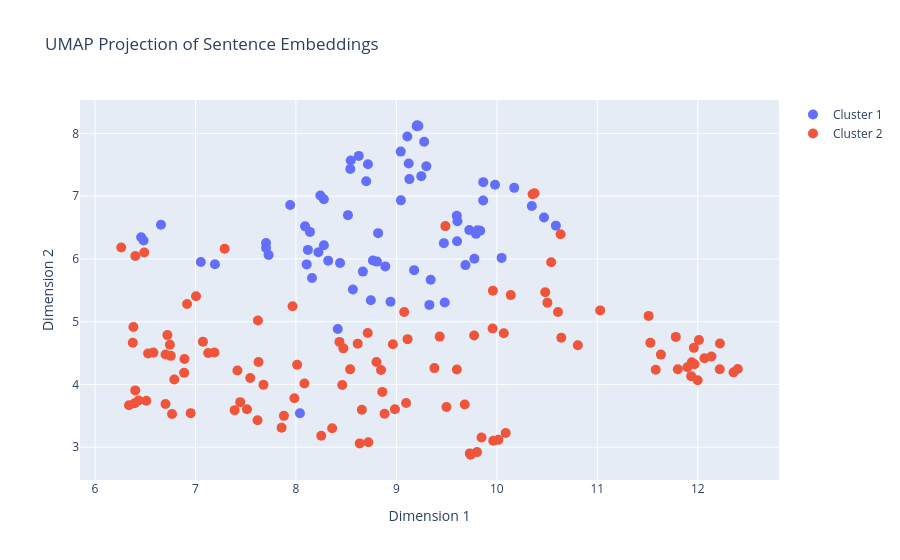

This figure's notebook cell:
### Code cell
file_path = 'sentences.txt'
word = 'ಮುತ್ತು'
sentences = get_sentences(file_path, word)
embeddings = embed_sentences(sentences)
visualize_embeddings_with_umap(embeddings, sentences, n_clusters=2)

### Figure 1 — Plotly figure (JSON) as saved in the notebook; plotly's stock layout.template omitted (floating-point values rounded to 4 significant figures)
{"data": [{"hoverinfo": "text", "marker": {"size": 10}, "mode": "markers", "name": "Cluster 1", "text": ["10 ಅಡಿ ಆಳದಲ್ಲಿ ಹೋಗುತ್ತಿದ್ದಂತೆ ಒಂದು ಮನುಷ್ಯ ಕೂಡ ಹೋಗಲು ಸಾಧ್ಯವಿಲ್ಲದಷ್ಟು ಚಿಕ್ಕದಾದ ಸ್ಥಳವಿದೆಯಂತೆ", "ಬಿರುಗಾಳಿಯಿಂದಾಗಿ ಕ್ರೇನ್ ಬಿದ್ದಾಗ ತಬಾರಕ್ ಅದರ ಅಡಿ ಸಿಲುಕಿ ಸ್ಥಳದಲ್ಲಿಯೇ ಮೃತಪಟ್ಟರು", "100 ಅಡಿ ಎತ್ತರದವರೆಗೂ ಈ ಯಂತ್ರವನ್ನು ಅಳವಡಿಸಬಹುದಾದರೂ ಸರಾಸರಿ ವೇಗದ ಗಾಳಿಗೆ 25 ಅಡಿ ಎತ್ತರದವರೆಗೆ ಅಳವಡಿಸಿದರೂ ಸಾಕು", "ನೂತನ ಒಳಾಂಗಣ ಕ್ರೀಡಾಂಗಣವು 100 ಅಡಿ ನಿವೇಶನದಲ್ಲಿ ನಿರ್ಮಾಣವಾಗಲಿದ್ದು ಪ್ರಮುಖ ವಾಗಿ ಶಟಲ್ ಬ್ಯಾಡ್ಮಿಂಟನ್ ಆಟಕ್ಕೆ ಮೂರರಿಂದ ನಾಲ್ಕು ಕೋರ್ಟ್ಗಳು ವಾಲಿಬಾಲ್ ಬ್ಯಾಸ್ಕೆಟ್ಬಾಲ್ ಮತ್ತು ಕುಸ್ತಿ ತರಬೇತಿಗಾಗಿ ಸೌಲಭ್ಯಗಳು ಸಿದ್ಧವಾಗಲಿವೆ", "ಅಡಿ ಎತ್ತರದವರೆಗಿನ ಮೂರ್ತಿಗಳನ್ನು ಮಣ್ಣಿನಿಂದ ಮಾಡಬಹುದು", "1000 ಅಡಿ ಎತ್ತರದಲ್ಲಿರುವ ಈ ಕೈಲಾಸಯಾತ್ರೆಯ ಭಾಗದಂತೆಯೇ ನಮಗೆ ಮಾನಸ ಸರೋವರ ಯಾತ್ರೆ ಕೂಡ ಇರುತ್ತದೆ", "ಪದ್ಮನಾಭ ಅವರ ಪ್ರಯತ್ನದ ಫಲವಾಗಿ ಕರ್ನಾಟಕ ಶಾಸ್ತ್ರೀಯ ಸಂಗೀತ ದಿಗ್ಗಜರನ್ನು ಆರಾಧಿಸುವ ಸಲುವಾಗಿ ಸಂಗೀತದ ಘಮಲನ್ನು ತನ್ನ ಮಣ್ಣಿನಲ್ಲಿ ಅಡಗಿಸಿಕೊಂಡ ಈ ಊರಿನಲ್ಲಿ ಸಪ್ತಸ್ವರ ದೇವತಾ ಧ್ಯಾನಮಂದಿರ ನಿರ್ಮಿಸಲಾಗಿದ್ದು ಇದು 64 ಅಡಿ ಎತ್ತರವಿದೆ", "ಗರಡಿಮನೆ ಸುರಕ್ಷತೆಗಾಗಿ 10 ಅಡಿ ಎತ್ತರದ 60 ಅಡಿ ಉದ್ದದ ಗೋಡೆಯನ್ನು ಶೇ 22", "80 ಅಡಿ", "ಕೋಟೆ ಬಳಿ ಸಾವಿರ ಅಡಿ ಎತ್ತರದಲ್ಲಿರುವ ಚಿಕ್ಕಮ್ಮ ಚಿಕ್ಕದೇವ ಬೆಟ್ಟದಲ್ಲಿ ಕೆಲವು ದೃಶ್ಯಗಳನ್ನು ಸೆರೆ ಹಿಡಿರುವುದು ಹೈಲೈಟ್ ಆಗಿದೆ", "ಗದಗಿನ ಭೀಷ್ಮ ಕೆರೆಯ ಮಧ್ಯದಲ್ಲಿ 116 ಅಡಿ ಎತ್ತರದಲ್ಲಿ ರಾರಾಜಿಸುತ್ತಿದೆ", "ನಾನು 7000 ಅಡಿ ಎತ್ತರದವರೆಗೆ ಹಾರಿಸಿದ್ದೇನೆ", "ಇಂದಿಗೂ ಸುಸ್ಥಿತಿ ಯಲ್ಲಿರುವ ಗೋಳಾಕಾರದ ದೊಡ್ಡಕಟ್ಟಡಗಳಲ್ಲಿ ಪಾಂಟಿಯನ್ ಸ್ವರ್ಣ ದೇವತೆಗಳು ಕಟ್ಟಡ ವೃತ್ತಾಕಾರವಾಗಿದ್ದ ಕೊರಿಂಥಿಯನ್ ಸ್ತಂಭ 20 ಅಡಿಗೂ ಹೆಚ್ಚು ದಪ್ಪವಾದ ಗೋಡೆ 140 ಅಡಿ ಎತ್ತರದ ಬೃಹತ್ ಗುಮ್ಮಟಗಳನ್ನು ಹೊಂದಿದೆ", "ನಾಲ್ಕು ಅಡಿ ಎತ್ತರದ ಮಹಾವೀರ ತೀರ್ಥಂಕರರ ಮೂರ್ತಿಯನ್ನು ಗರ್ಭಗುಡಿಯಲ್ಲಿ ಇಡಲಾಗಿದೆ", "ಅಲ್ಲದೆ ಪರಿಸರ ಸಂರಕ್ಷಣೆಗಾಗಿ ತಮಿಳುನಾಡಿಗೆ 10 ಟಿಎಂಸಿ ಅಡಿ ನೀರು ಹಂಚಿಕೆಯಾಗಿದೆ", "ಗುಡ್ ಲಕ್ ಎಂಬ ಸಂದೇಶ ಹೊಂದಿರುವ 9 ಅಡಿ ಎತ್ತರದ ಮರಳು ಶಿಲ್ಪ ನಿರ್ಮಿಸಿರುವ ಅವರು ವಿಶ್ವಕಪ್ ಟ್ರೋಫಿ ಮತ್ತು ಒಂದು ಚೆಂಡಿನೊಂದಿಗೆ ಕ್ರೀಡಾಂಗಣ ಸಹ ಅರಳಿಸಿದ್ದಾರೆ", "ಈ ಹಾದಿಯ ಕೊನೆಯಲ್ಲಿ ಶಿವ ಪಾರ್ವತಿಯರ 810 ಅಡಿ ಎತ್ತರದ ವಿಗ್ರಹ ರಚನೆಯಾಗುತ್ತಿತ್ತು", "1 ಎಕರೆ ಜಾಗದಲ್ಲಿ 108 ಅಡಿ ಎತ್ತರವಿದ್ದು ಮೆಟ್ಟಿಲು ಇಳಿಜಾರು ಮತ್ತು ಬೆಟ್ಟದ ರೀತಿಯ ವಿನ್ಯಾಸವನ್ನು ಒಳಗೊಂಡಿದೆ", "ತಳ ಭಾಗದ ಸ್ತಂಭದ ಕೆಳಗೆ ಸುಮಾರು 10/10 ಅಡಿ ಅಳತೆಯ ಚಚ್ಚೌಕಾಕಾರದ ಜಗತಿ ಇದ್ದು ಅದರ ಮೇಲೆ ಈ ಸ್ತಂಭ ನಿಂತಿದೆ", "200 ಅಡಿ ಎತ್ತರದಿಂದ ಧುಮುಕುತ್ತದೆ", "ಪಾಟೀಲ್ ಎಂಬುವರಿಗೆ ಸೇರಿದ ಜಾಗದಲ್ಲಿ ದುಷ್ಕರ್ಮಿಗಳು ಸುಮಾರು 8 ಅಡಿ ಅಗೆದಿದ್ದಾರೆ", "ಅಷ್ಟಕ್ಕೂ ಇದನ್ನು ಕುಸ್ತಿಯಲ್ಲಿ ರೋಹಿತ್ ಶರ್ಮಾ ಗೆದ್ದಿಲ್ಲ ಮುಂಬೈ ಇಂಡಿಯನ್ಸ್  … ಉತ್ತರಪ್ರದೇಶದ ಮುಖ್ಯಮಂತ್ರಿ ಯೋಗಿ ಆದಿತ್ಯನಾಥ್ ಅವರಿಗೆ ಗುಜರಾತ್ ನ ದಲಿತ ಸಂಘಟನೆಯೊಂದು 125 ಕೆಜಿ ತೂಕದ 16 ಅಡಿ ಉದ್ದದ ಬೃಹತ್ ಸಾಬೂನನ್ನು ಉಡುಗೊರೆಯಾಗಿ ನೀಡಿದೆ", "10 ಅಡಿ ಆಳದ ಮ್ಯಾನ್ ಹೋಲ್ ಗೆ ಬಿದ್ದ ಗಾಯಕಿಯ ರಕ್ಷಣೆ ಮುಂಬೈ ದೇವಸ್ಥಾನದಿಂದ ಹಿಂದಿರುಗುತ್ತಿದ್ದ ಸಂದರ್ಭದಲ್ಲಿ ಗಾಯಕಿಯೊಬ್ಬರು ಆಯತಪ್ಪಿ ಮ್ಯಾನ್ ಹೋಲ್ ಗೆ ಬಿದ್ದ ಘಟನೆ ನಡೆದಿದೆ", "ವಿಡಿಯೋ 15 ಅಡಿ ಉದ್ದದ ದೈತ್ಯ ಹೆಬ್ಬಾವು ನುಂಗಿದ್ದ ಹುಂಜವನ್ನ ಹೊರಗೆ ಉಗುಳಿಸಿದ್ರು", "ಕೆರೆ ಗ್ರಾಮದ ಬಸವೇಶ್ವರ ಬಡಾವಣೆಯಲ್ಲಿ ಬಾಬು ಜಗಜೀವನ್ರಾಂ ವಸತಿ ಯೋಜನೆ ಅಡಿ ನಿರ್ಮಿಸಿರುವ ಮಹಾಂತೇಶ್ ಜಿ", "9 ಟಿಎಂಸಿ ಅಡಿ ನೀರು ಹಿಡಿದಿಟ್ಟು ಐನಾಪುರ ಹಾಗೂ ಹಳಿಯಾಳ ಎಡದಂಡೆ ಕಾಲುವೆ ಮೂಲಕ ಜಮೀನಿಗೆ ಹರಿಸಲಾಗುತ್ತಿದೆ", "ಗೋಲಗುಮ್ಮಟವು 205 ಅಡಿ ಉದ್ದ 205 ಅಡಿ ಅಗಲ 200ಅಡಿ ಎತ್ತರವಿದೆ", "ಒಂದು ಅಡಿ ಆಳದಲ್ಲಿ ಜೀವಂತ ಗಂಡು ಮಗುವನ್ನು ಹೂತು ಹಾಕಲಾಗಿತ್ತು", "ಗದಗಿನ ಭೀಷ್ಮ ಕೆರೆಯ ಮಧ್ಯದಲ್ಲಿ 116 ಅಡಿ ಎತ್ತರದಲ್ಲಿ ರಾರಾಜಿಸುತ್ತಿದೆ", "ನೂರು ಅಡಿ ಎತ್ತರದ ಈ ರಾಷ್ಟ್ರಧ್ವಜವನ್ನು ನಿಲ್ದಾಣದ ಪ್ರವೇಶ ಮತ್ತು ನಿರ್ಗಮನ ದ್ವಾರದ ಸಮೀಪ ಸ್ಥಾಪಿಸಲಾಗುತ್ತದೆ", "ಕೆಎ19 ಎಫ್ ಎ 5676 ನೋಂದಣಿ ಸಂಖ್ಯೆಯ ಖಾಸಗಿ ಬಸ್ ಚಾಲಕನ ನಿಯಂತ್ರಣ ತಪ್ಪಿ 12 ಅಡಿ ಆಳದ ವಿ", "`10 ಅಡಿ ಎತ್ತರ ಹಾಗೂ ಐದಡಿ ಅಗಲದ ಹೂದಾನಿಯನ್ನು ತಯಾರಿಸಲಾಗುತ್ತಿದೆ", "ಲಷ್ಕರ್ಇತೋಯ್ಬಾ ಜೈಶೇಇಮೊಹಮ್ಮದ್ ಹಿಜ್ಬುಲ್ ಮುಜಾಹಿದ್ದೀನ್ ಸಂಘಟನೆಗಳು ಯುನೈಟೆಡ್ ಜಿಹಾದ್ ಕೌನ್ಸಿಲ್ ಅಡಿ ಜಂಟಿಯಾಗಿ ಕಾರ್ಯವಹಿಸುತ್ತಿದ್ದು ಭಾರತದ ವಿರುದ್ಧ ತೆರೆಮರೆಯ ಯುದ್ಧ ಸಾರುವುದೇ ಇವರ ಮುಖ್ಯ ಉದ್ದೇಶವಾಗಿತ್ತು ಎಂದು ಹೆಡ್ಲಿ ಹೇಳಿಕೊಂಡಿದ್ದಾನೆ", "ಸಮೇತ್ ವೇಗವಾಗಿ ಬಂದ ಕಾರೊಂದು ಎಂಟು ಅಡಿ ಎತ್ತರಕ್ಕೆ ಏರಿ ವಿದ್ಯುತ್ ಕಂಬಕ್ಕೆ ನೇತಾಡತೊಡಗಿತು", "ಇಲ್ಲಿಗೆ ಬಂದ್ರೆ ಜ್ಯೋತಿರ್ಲಿಂಗಗಳ ದರ್ಶನದ ಜೊತೆಗೆ 82 ಅಡಿ ಎತ್ತರವಿರುವ ಶಿವನ ಮೂರ್ತಿಯ ದರ್ಶನ ಪಡೀಬಹುದು", "9 ಅಡಿ ಎತ್ತರದ ಕಂಚಿನ ಪ್ರತಿಮೆ ಸಿದ್ಧಗೊಳಿಸಿದೆ", "110 ಅಡಿ ಆಳದ ಕೊಳವೆ ಬಾವಿಗೆ ಬಿದ್ದಿದ್ದ ಬಾಲಕಿಯ ರಕ್ಷಣೆ ಇದೀಗ ಶರತ್ ರಕ್ಷಣೆಯ ವಿಡಿಯೋ ಸಾಮಾಜಿಕ ಜಾಲತಾಣದಲ್ಲಿ ವೈರಲ್ ಆಗಿದ್ದು ಯುವಕ ಜೆಕ್ಲೆನ್ ಡಿಸೋಜಾ ರ ಸಾಹಸಕ್ಕೆ ಮೆಚ್ಚುಗೆ ವ್ಯಕ್ತವಾಗುತ್ತಿದೆ", "ಅನ್ಷು ಪ್ರಕಾಶ್ ಮೇಲೆ ಹಲ್ಲೆ ಕೇಸ್ ‘ಕೇಜ್ರಿವಾಲ್ ಸಿಸೋಡಿಯಾ ಕಿಂಗ್ಪಿನ್ಸ್’ 12 ಅಡಿ ಉದ್ದ 8 ಕೆ", "ಗದಗಿನ ಭೀಷ್ಮ ಕೆರೆಯ ಮಧ್ಯದಲ್ಲಿ 116 ಅಡಿ ಎತ್ತರದಲ್ಲಿ ರಾರಾಜಿಸುತ್ತಿದೆ", "25 ಅಡಿ ಉದ್ದದ ಹೆಬ್ಬಾವನ್ನು ಗ್ರಾಮಸ್ಥರೇ ಕೊಂದು ತಿಂದು ಸಂಭ್ರಮಿಸಿದರು  ಹೊಸಕೋಟೆ ನಗರದಲ್ಲಿ ಬುಧವಾರ ಸುರಿದ ಭಾರಿ ಮಳೆಗೆ ಜನತೆ ಹೈರಾಣಾಗಿದ್ದಾರೆ", "ಬರೋಬ್ಬರಿ 12 ಅಡಿ ಉದ್ದದ ಅಗಲ ಬಾಯಿ ಹೊಂದಿರುವ ಅಪರೂಪದ  … ಕಾಲೇಜು ವಿದ್ಯಾರ್ಥಿನಿಯೊಬ್ಬಳು ಮನೆಯಲ್ಲಿದ್ದ ವೇಳೆ ಮೊಸಳೆಯೊಂದು ಮನೆ ಪ್ರವೇಶಿಸುತ್ತಿರುವುದನ್ನು ಕಂಡು ಬೆಚ್ಚಿ ಬಿದ್ದಿದ್ದಾಳೆ", "[100 ಅಡಿ ಎತ್ತರದ ವೇದಿಕೆಯಲ್ಲಿ ಡ್ಯಾನ್ಸ್ ಡ್ಯಾನ್ಸ್ ಶೋ] ಇದೀಗ ಕಿರುತೆರೆ ಕ್ಷೇತ್ರದಲ್ಲಿಯೇ ಮೊಟ್ಟ ಮೊದಲ ಬಾರಿಗೆ ವೇಗವಾಗಿ ಚಲಿಸುವ ಟ್ರೇಲರ್ ಟ್ರಕ್ ಮೇಲೆ ಡ್ಯಾನ್ಸ್ ಮಾಡುವ ಮೂಲಕ ಮತ್ತೊಂದು ದಾಖಲೆಯನ್ನು ನಿರ್ಮಿಸಿದ್ದಾರೆ", "ಧರ್ಮ ಚಕ್ರ ಕೇಂದ್ರ ಎಂದು ಹೆಸರಾದ ಈ ಮಠ ಸಮುದ್ರ ಮಟ್ಟದಿಂದ 5800 ಅಡಿ ಎತ್ತರದಲ್ಲಿದೆ", "ಮೈಸೂರು ಶಕ್ತಿ ನಗರ ಬಡಾವಣೆಯ ಅಧ್ಯಯನ ಶಾಲೆಯಲ್ಲಿಯೂ 120 ಅಡಿ ಉದ್ದ ಮತ್ತು 60 ಅಡಿ ಅಗಲದ ಹಸಿರು ಚಪ್ಪರವಿದೆ", "ಸಂಪಾಜೆಯಲ್ಲಿ 14 ಅಡಿ ಉದ್ದದ ಕಾಳಿಂಗ ಸರ್ಪ ಸೆರೆ", "೧೭೫ ಅಡಿ ಎತ್ತರದ ಜೋಡಿ ಗೋಪುರಗಳಿಂದ ಕೂಡಿದ ಈ ಚರ್ಚ್ನ್ನು ಫ್ರೆಂಚ್ವಾಸ್ತುಶಿಲ್ಪಿಗಳು ಗಾಥಿಕ್ಶೈಲಿಯಲ್ಲಿ ವಿನ್ಯಾಸಗೊಳಿಸಿದ್ದಾರೆ", "ಟಾಮ್ ಏರ್ಬಸ್ 330200 ಉಳಿಯುವುದು ಸಮಸ್ಯೆಯನ್ನು ಅಪ್ ತೆರವುಗೊಳಿಸಲಾಗಿದೆ ಡೌನ್ಲೋಡ್  ಕೊಪ್ಪ ತಾಲೂಕಿನ ಮಹಲ್ ಗೋಡು ಗ್ರಾಮದ ಕೆರೆಯ ದಡದಲ್ಲಿದ್ದ ಸುಮಾರು 10 ಅಡಿ ಕಾಳಿಂಗನನ್ನ ರಕ್ಷಿಸಿರೋ ಉರಗ ತಜ್ಞ ಹರೀಂದ್ರ ಕಾಳಿಂಗ ಹಾವನ್ನ ಪುನಃ ಕಾಡಿಗೆ ಬಿಟ್ಟಿದ್ದಾರೆ", "ಇಲ್ಲಿ ಜಲಪಾತವು ಕೇವಲ 15 ಅಡಿ ಎತ್ತರದಿಂದ ಹರಿಯುತ್ತದೆ ಮಳೆಗೆ ಉತ್ತಮ ಸ್ಥಳವಾಗಿದೆ", "ನೆಲಮಟ್ಟದಿಂದ 106 ಅಡಿ ಎತ್ತರದಲ್ಲಿ ಈ ತೂಬುಗಳನ್ನು ಅಳವಡಿಸಲಾಗಿದೆ", "ಇದು ಆಕರ್ಷಕ ಸಂಕಲ್ಪ ಸ್ತೂಪ ಉದ್ದ 26 ಅಡಿ ಮತ್ತು ವ್ಯಾಸದಲ್ಲಿ 30 ಅಡಿ ಹೊಂದಿದೆ", "ನಾಥು ಲಾ 14200 ಅಡಿ ಎತ್ತರದಲ್ಲಿದೆ ಮತ್ತು ಟಿಬೆಟ್ಸಿಕ್ಕಿಂ ಗಡಿಯ ಮೇಲೆ ಒಂದು ಪ್ರಮುಖ ಹಾದಿಯಾಗಿದ್ದು ಇದು ಹಳೆಯ ಗ್ಯಾಂಗ್ಟಾಕ್ಯಾತುಂಗ್ಲಾಸಾ ವಾಣಿಜ್ಯ ಮಾರ್ಗದಲ್ಲಿ ಹಾದುಹೋಗುತ್ತದೆ", "ಇದರ ಉದ್ದ ಸುಮಾರು 30 ಅಡಿ 9", "ಸುಮಾರು 19 ಅಡಿ ಉದ್ದವಿದೆ", "80 ಅಡಿ ಇರುವ ಕೆಆರ್ಎಸ್ ಶನಿವಾರ 99", "ಅತಿಥಿ ಗೃಹ ಮತ್ತು ವಸತಿ ಕಟ್ಟಡದ ಒಂದು ಮಹಡಿಯಲ್ಲಿ 10 ಅಡಿ ಉದ್ದ 10 ಅಡಿ ಅಗಲದ 25 ಮರದ ಕ್ಯಾಬಿನ್ಗಳನ್ನು ನಿರ್ಮಿಸಿ ಅಲ್ಲಿ ವ್ಯವಸ್ಥಿತವಾಗಿ ವೇಶ್ಯಾವಾಟಿಕೆ ನಡೆಯುತ್ತಿತ್ತು", "2003ನೇ ಸಾಲಿನಲ್ಲಿ ಟ್ರಿನಿಡಾಡ್ ದೇಶದಲ್ಲಿ ಪ್ರತಿಷ್ಠಾಪಿಸಲಾದ 85 ಅಡಿ ಎತ್ತರದ ಆಂಜನೇಯಸ್ವಾಮಿ ವಿಗ್ರಹ ಪಾಶ್ಚಿಮಾತ್ಯ ದೇಶಗಳಲ್ಲೇ ಅತಿ ಎತ್ತರದ ಹಿಂದೂ ದೇವತಾಮೂರ್ತಿಯಾಗಿತ್ತು", "ಇದು ಬಾಹುಬಲಿಯು ಸುಮಾರು 39 ಅಡಿ ಎತ್ತರದಲ್ಲಿರುವ ವಿಗ್ರಹವಾಗಿದೆ", "ಬೀದರ್ ಗೆ 7 ಪ್ರವೇಶ ಕಮಾನುಗಳಿದ್ದು ದ್ವಾರದಲ್ಲಿ ಸುಮಾರು 71 ಅಡಿ ಎತ್ತರದ ನಿರೀಕ್ಷಣಾ ಗೋಪುರಚೌಬಾರಾ ನಿರ್ಮಿಸಲಾಗಿದೆ", "ಸರ್ ಅಂತ 12 ಅಡಿ ಜಾರಿ ನನ್ನ ಅಡಿಗಳು ಆ ದಿಂಡಿಗೆ ಹೊಡೆದವು", "ಪ್ರವಾಸಿಗರು ಅದರ ಮೇಲೆ ಓಡಾಡಲು ಕಾಂಕ್ರೀಟ್ ರಸ್ತೆಯಿದ್ದು ಫುಟ್ಪಾತ್ ಮಾದರಿಯಲ್ಲಿ ಕೆಳಗೆ ಸುಮಾರು 10 ರಿಂದ 12 ಅಡಿ ಆಳದ ನೀರು ರಭಸದಿಂದ ಹರಿಯುತ್ತಿರುತ್ತದೆ", "ಈ ಗೋಪುರದ ಎತ್ತರ 1000 ಅಡಿ", "ಸ್ಥಳೀಯ ಜಮೀನು ಮಾಲೀಕರು ದೇವಾಲಯಕ್ಕಾಗಿ ನೀಡಿದ್ದ ರಸ್ತೆ ಪಕ್ಕದ 10 ಸಾವಿರ ಅಡಿ ಜಾಗದೊಂದಿಗೆ ರಸ್ತೆಯೂ ನಮ್ಮದೇ ಎಂದು ಅದನ್ನೂ ಒತ್ತುವರಿ ಮಾಡಿಕೊಂಡು ಕೋರ್ಟ್ ಮೆಟ್ಟಿಲೇರಿದ್ದರು", "ನವದೆಹಲಿ ಮೀರತ್ನಲ್ಲಿರುವ ಪ್ರಧಾನಿ ನರೇಂದ್ರ ಮೋದಿ ಅವರ ಅಭಿಮಾನಿಗಳು ಮೋದಿ ಹೆಸರಿನಲ್ಲಿ 100 ಅಡಿ", "ಈ ಚಿತ್ರ ಕೇವಲ ನಮ್ಮ ಬಳಿ ಇದೆ ಈ ಸುದ್ದಿಯನ್ನು ನಾವೇ ಮೊದಲು ಬ್ರೇಕ್ ಮಾಡಿದ್ದು ನಮ್ಮ ವರದಿಗಾರರು ಕೆಲವೇ ಅಡಿ ದೂರದಲ್ಲಿದ್ದು ವರದಿ ಮಾಡಿದರು ಒಂದು ಗುಂಡು ನಮ್ಮ ಕ್ಯಾಮೆರಾ ಕ್ರೂ ಸಮೀಪವೇ ಹಾದಿ ಹೋಯಿತು", "1633 ಅಡಿ ಗರಿಷ್ಠ ಮಟ್ಟದ ತುಂಗಭದ್ರಾ ಜಲಾಶಯದಲ್ಲಿ ಈ ಹೊತ್ತು 1631", "ಶ್ರೀ ವೀರಭದ್ರ ಮಠ ಈ ಮಠವು ಘಂಟಾಮಠದ ಹಿಂಭಾಗದಲ್ಲಿ ಸುಮಾರು 100 ಅಡಿ ದೂರದಲ್ಲಿ ಇರುವುದು", "ಯಾರು ಹೇಳಿದರೂ ಕೇಳದೇ ಬರೋಬ್ಬರಿ 10 ಅಡಿ ಉದ್ದದ ಕಾಳಿಂಗ ಸರ್ಪದ ಜೊತೆಗೆ ಊಟ ನಿದ್ದೆ ಆಟ ಟಿ", "ಗದಗಿನ ಭೀಷ್ಮ ಕೆರೆಯ ಮಧ್ಯದಲ್ಲಿ 116 ಅಡಿ ಎತ್ತರದಲ್ಲಿ ರಾರಾಜಿಸುತ್ತಿದೆ", "ದೇವಾಲಯದ ಶಿಖರ ೧೫೦ ಅಡಿ ಎತ್ತರವಿದೆ"], "type": "scatter", "x": [8.119, 9.341, 6.657, 9.202, 7.943, 9.122, 8.243, 7.728, 8.942, 9.248, 9.604, 9.481, 9.982, 8.278, 8.107, 8.091, 8.541, 9.13, 8.699, 10.35, 8.567, 9.608, 8.321, 10.59, 9.792, 8.416, 10.17, 8.439, 9.601, 9.207, 8.89, 8.224, 9.776, 8.745, 8.625, 8.14, 9.688, 8.666, 9.725, 6.46, 8.807, 9.109, 8.546, 10.05, 8.518, 9.864, 9.177, 10.47, 9.473, 7.053, 9.045, 7.194, 7.703, 9.328, 6.483, 8.717, 7.702, 9.298, 8.766, 8.818, 9.043, 8.278, 9.219, 8.04, 9.834, 9.276, 8.16, 9.807, 9.865], "y": [6.144, 5.669, 6.546, 8.115, 6.858, 7.521, 7.01, 6.063, 5.319, 7.319, 6.28, 5.307, 7.183, 6.95, 5.913, 6.519, 7.433, 7.272, 7.237, 6.842, 5.512, 6.599, 5.973, 6.53, 6.399, 4.884, 7.132, 5.936, 6.687, 8.13, 5.881, 6.105, 6.002, 5.341, 7.642, 6.431, 5.902, 5.798, 6.459, 6.345, 5.957, 7.952, 7.569, 6.016, 6.697, 6.932, 5.821, 6.661, 6.252, 5.951, 6.933, 5.915, 6.174, 5.268, 6.294, 7.51, 6.255, 7.476, 5.976, 6.411, 7.71, 6.218, 8.119, 3.542, 6.449, 7.868, 5.697, 6.455, 7.224]}, {"hoverinfo": "text", "marker": {"size": 10}, "mode": "markers", "name": "Cluster 2", "text": ["66000 ಚದರ ಅಡಿಗಳ ವಿಸ್ತೀರ್ಣದಲ್ಲಿ ಹರಡಿಕೊಂಡಿರುವ ಇವರ 60 ಅಡಿಯ ಒಂದು ಈಜುಕೊಳ 2500 ಚದರ ಅಡಿ ವ್ಯಾಯಾಮ ಕೊಠಡಿ ಮತ್ತು 1000 ಚದರ ಅಡಿಗಳ ಊಟದ ಕೊಠಡಿಗಳನ್ನು ಒಳಗೊಂಡಿದೆ", "1986ರ ಪರಿಸರ ಸಂರಕ್ಷಣಾ ಕಾಯ್ದೆ ಅಡಿ ಗುಜರಾತ್ ಮಹಾರಾಷ್ಟ್ರ ಗೋವಾ ಕರ್ನಾಟಕ ಕೇರಳ ಮತ್ತು ತಮಿಳುನಾಡು ಸರ್ಕಾರಗಳ ಸಹಯೋಗದಲ್ಲಿ ಈ ಪ್ರಾಧಿಕಾರ ಸ್ಥಾಪಿಸಬೇಕಿದ್ದು ಅದರಲ್ಲಿ 24 ಸದಸ್ಯರು ಇರುತ್ತಾರೆ", "ಕಾವೇರಿ ಜಲವಿವಾದ ಕುರಿತಂತೆ ಕಳೆದ ಫೆಬ್ರುವರಿ 16ರಂದು ಅಂತಿಮ ತೀರ್ಪು ನೀಡಿದ್ದ ಸುಪ್ರೀಂ ಕೋರ್ಟ್ ಅಂತರರಾಜ್ಯ ಜಲ ವಿವಾದ ಕಾಯ್ದೆ– 1956ರ 1980ರ ತಿದ್ದುಪಡಿ ಸೆಕ್ಷನ್ 6‘ಎ’ ಅಡಿ ಆರು ವಾರದೊಳಗೆ ಸ್ಕೀಂ ರೂಪಿಸುವಂತೆ ಕೇಂದ್ರ ಸರ್ಕಾರಕ್ಕೆ ನಿರ್ದೇಶನ ನೀಡಿತ್ತು", "ಈ ಬಡಪಾಯಿ ದೇಶವಾಸಿಗಳ ತ್ಯಾಗ ಬಲಿದಾನಗಳು ಭವ್ಯ ಭಾರತದ ಅಭಿವೃದ್ಧಿ ಅಧ್ಯಾಯಗಳ ಅಡಿ ಟಿಪ್ಪಣಿಗಳೂ ಆಗಿ ನಮೂದಾಗುವುದಿಲ್ಲ", "ಆಯಾ ವಿಶ್ವವಿದ್ಯಾಲಯಗಳ ಅಡಿ ಬರುವ ಕಾಲೇಜುಗಳಿಗೆ ಅದನ್ನು ಹಸ್ತಾಂತರಿಸಲಾಗುತ್ತದೆ", "೫ ಚದರ ಮೈಲಿ ಎತ್ತರ [೧] ೩೬ ಅಡಿ ೧೧ ಮೀ ೯೪೨೫/ಚದರ ಮೈಲಿ ೩೬೩೯/ಚದರ ಕಿಮಿ ನಗರ ಪ್ರದೇಶ ದೂರವಾಣಿ ಕೋಡ್ ಅಂತರ್ಜಾಲ ತಾಣ", "ದಕ್ಷಿಣ ಕನ್ನಡ ಜಿಲ್ಲೆ ಮೂಡಬಿದ್ರೆ ವಿಧಾನಸಭಾ ಕ್ಷೇತ್ರದ ವ್ಯಾಪ್ತಿಯಲ್ಲಿ 201415ನೇ ಸಾಲಿನಲ್ಲಿ ಕೈಗೊಂಡು ಪೂರ್ಣಗೊಂಡ ಗ್ರಾಮೀಣ ರಸ್ತೆಗಳ ಅಭಿವೃದ್ಧಿ ಕಾಮಗಾರಿಗಳ ಬಿಲ್ ಪಾವತಿಗೆ ಲೆಕ್ಕ ಶೀರ್ಷಿಕೆ  3054ಯೋಜನೇತರ ಅಡಿ ರೂ", "ಪಿ ಯೋಜನೆ ಅಡಿ ₹ 47", "ಸ್ವಚ್ಛ ಭಾರತ ಮಿಷನ್ ಅಡಿ ಒಟ್ಟು 55 ಸಾವಿರ ವೈಯಕ್ತಿಕ ಶೌಚಾಲಯ ನಿರ್ಮಾಣದ ಗುರಿ ಹೊಂದಲಾಗಿದೆ", "ಕಡೆ 30–40 ಅಡಿ ಅಗಲಕ್ಕೆ ರಸ್ತೆ ವಿಸ್ತರಣೆ ಆಗುತ್ತಿದ್ದರೆ ಇನ್ನೂ ಕೆಲವು ಕಡೆ 15–20 ಅಡಿಗೆ ಇಳಿದಿದೆ ಹೊರವರ್ತುಲ ರಸ್ತೆ ನಿರ್ಮಾಣದ ನೆಪವೊಡ್ಡಿ ನಗರದ ಒಳಗೆ ಭೂಸ್ವಾಧೀನ ಪ್ರಕ್ರಿಯೆಯನ್ನು ಕೈಬಿಡಲಾಗಿದೆ’ ಎಂದು ಸ್ಥಳೀಯರಾದ ರವಿಶಂಕರ್ ಆರೋಪಿಸುತ್ತಾರೆ", "3 ಅಡಿ", "ಆರ್ಕೇಡ್ ಬೇಸ್ಬಾಲ್ ಜೊತೆಗೆ ಸಹ ಪಂದ್ಯದಲ್ಲಿ ಆಡಿದರು  ಮಿಲನದಲ್ಲಿದ್ದ 20 ಅಡಿ ಉದ್ದದ ಹೆಬ್ಬಾವುಗಳನ್ನು ಫ್ರೈ ಬಿರಿಯಾನಿ ಮಾಡಿಊರಿಗೆಲ್ಲಾ ಹಂಚಿ ತಿಂದು ಹಬ್ಬ ಮಾಡಿದ್ರು", "ಎರಡೂವರೆ ಅಡಿ ಎತ್ತರದ ಸಿದ್ದಮಾರಯ್ಯ ಕೂಡ ನಾಮಪತ್ರ ಸಲ್ಲಿಸಿ ಎಲ್ಲರ ಗಮನ ಸೆಳೆದರು", "ಸ್ವಚ್ಛಭಾರತ ಮಿಷನ್ ಅಡಿ ಪ್ರಗತಿಯನ್ನು ಸಾಧಿಸದೇ ಇರುವ ಜಿಲ್ಲೆಯ 213 ಗ್ರಾಮ ಪಂಚಾಯತ ಅಭಿವೃದ್ಧಿ ಅಧಿಕಾರಿಗಳಿಗೆ ನೋಟಿಸ್ ನೀಡಲಾಗಿತ್ತು ನಂತರದ ದಿನಗಳಲ್ಲಿ ಬಹುತೇಕ ಗ್ರಾಮಗಳಲ್ಲಿ ಪ್ರಗತಿ ಚೆನ್ನಾಗಿ ನಡೆದಿದೆ", "ಮುಖ್ಯ ಮಂತ್ರಿ ಗ್ರಾಮೀಣ ರಸ್ತೆ ಅಭಿವೃದ್ಧಿ ಯೋಜನೆ ಲೆಕ್ಕ ಶೀರ್ಷಿಕೆ3054ಲಂಪ್ ಸಮ್ ಯೋಜನೆ ಮತ್ತು 3053ಯೋಜನೇತರ ಅಡಿ ಅಭಿವೃದ್ಧಿ ಕಾಮಗಾರಿಗಳಿಗೆ ಆಡಳಿತಾತ್ಮಕ ಅನುಮೋದನೆ ನೀಡುವ ಕುರಿತು", "ಕಾನೂನು ಪ್ರಕಾರ ನಿಷಿದ್ಧ ಭಾರತೀಯ ವನ್ಯ ಜೀವಿ ಸಂರಕ್ಷಣಾ ಕಾಯ್ದೆ ೧೯೭೨ರ ಅಡಿ ಬೇಟೆ ಸಂಪೂರ್ಣ ನಿಷಿದ್ಧ", "ತುಂಗಭದ್ರಾ ಜಲಾಶಯಕ್ಕೆ ಒಂದೇ ದಿನ 3 ಟಿಎಂಸಿ ಅಡಿ ಬೆಂಗಳೂರು ಜೂನ್ 15 ಗೌರಿ ಲಂಕೇಶ್ ಹತ್ಯೆ ಆರೋಪಿ ಪರಶುರಾಮ್ ವಾಘ್ಮೋರೆ ತಾನೇ ಕೊಲೆ ಮಾಡಿದ್ದಾಗಿ ಒಪ್ಪಿಕೊಂಡಿದ್ದಾನೆ ಎಂದು ಎಸ್ಐಟಿ ಹೇಳಿದೆ", "ಮುಖ್ಯಮಂತ್ರಿಗಳ ವಿರುದ್ಧ ವೈಯಕ್ತಿಕ ನಿಂದನೆ ಮಾಡುವ ಜೊತೆಗೆ ಧರ್ಮದ ಪ್ರಸ್ತಾವ ಮಾಡಿ ಮತ ಯಾಚನೆ ಮಾಡಿದ್ದಾರೆ ಹಾಗಾಗಿ ಅವರ ಮೇಲೆ ಕೂಡಲೇ ಚುನಾವಣಾ ನೀತಿ ಸಂಹಿತೆ ಉಲ್ಲಂಘನೆ ಅಡಿ ಎಫ್ಐಆರ್ ದಾಖಲಿಸಬೇಕು ಎಂದು ದೂರಿನಲ್ಲಿ ಮನವಿ ಮಾಡಲಾಗಿದೆ", "ಈ ಪ್ರಮಾಣದಂತೆ ಮುಂದಿನ ನಾಲ್ಕು ತಿಂಗಳಿಗಾಗಿ 6 ರಿಂದ 8 ಟಿಎಂಸಿ ಅಡಿ ನೀರು ಬೇಕಾಗುತ್ತದೆ ಎಂದು ಹೇಳಲಾಗಿದೆ", "ಒಂದು ಗುರುತಿಸಬಹುದಾದಂತಹ ಕೇಮನ್ ಬ್ರಕ್ನ ಪೂರ್ವದ ದಿ ಬ್ಲಫ್ ಅನ್ನು ಹೊರತುಪಡಿಸಿ ಇದು ಸಮುದ್ರ ಮಟ್ಟದಿಂದ 140 ಅಡಿ 42", "ಬೆಳಗಾವಿಯಲ್ಲಿ ಭಾರೀ ಮಳೆ ಧರೆಗುರಳಿದ ಮರ ವಿದ್ಯುತ್ ಕಂಬಗಳು ಹದ್ದು ರಕ್ಷಿಸಲು ಹೋಗಿ 25 ಅಡಿ ಎತ್ತರದಿಂದ ಬಿದ್ದು ಯುವಕ ಅಸ್ವಸ್ಥ", "ಈ ವಿಭಾಗದಿಂದ ಇನ್ನಷ್ಟು ನಗರದಲ್ಲಿ ಗಾಳಿ–ಮಳೆ ನೆಲಕ್ಕುರುಳಿದ ಮರಗಳು ಆರ್ಟಿಇ ಅಡಿ ತಕ್ಷಣ ದಾಖಲಾತಿ ಮಾಡಿಕೊಂಡು ಶಾಲೆಗಳು ಆನ್ಲೈನ್ನಲ್ಲಿ ಮಾಹಿತಿಯನ್ನು ಅಪ್ಡೇಟ್ ಮಾಡಬೇಕು", "107 ಅಡಿ ಎತ್ತರ ಕೊಡಗು ಜಿಲ್ಲೆಯಲ್ಲಿ ಬರುವ ಅಬ್ಬಿ ಜಲಪಾತ 500 ಮೀ", "40 ಅಡಿ ಆಳದಲ್ಲಿ ಸಿಲುಕಿಕೊಂಡಿದ್ದ ಬಾಲಕಿಯನ್ನು ಇಂದು ಸಂಜೆ ಸುರಕ್ಷಿತವಾಗಿ ರಕ್ಷಿಸಲಾಗಿದೆ", "ಆಗ ಮನೆಯ ಸಮೀಪವಿರುವ ನೀರಿನ ತೊಟ್ಟಿಯಲ್ಲಿ ಯಾವುದೋ ಒಂದು ಆಟಿಕೆ ವಸ್ತುವನ್ನು ನೋಡಿ ಅದನ್ನು ತೆಗೆದುಕೊಳ್ಳಲು ಹೋಗಿ ಸುಮಾರು 3 ಅಡಿ ಆಳವಿರುವ ತೊಟ್ಟಿಗೆ ಕಾಲು ಜಾರಿ ಬಿದ್ದು ಮೃತಪಟ್ಟಿದೆ", "೩ ಚದರ ಮೈಲಿ ಎತ್ತರ ೧೪೭ ಮೀ ೪೮೨ ಅಡಿ ೭೪೨", "ಈ ವಿಭಾಗದಿಂದ ಇನ್ನಷ್ಟು ಐಪಿಸಿ ‘354ಡಿ’ ಅಡಿ ದಾಖಲಾದ ಪ್ರಕರಣಗಳ ಜಿಲ್ಲಾವಾರು ವಿವರ ಬೆಳಗಿನ ಹೊತ್ತು ಸೂರ್ಯನ ಬೆಳಕಿರುತ್ತದೆ", "ಉಪಯೋಜನೆ ಮತ್ತು ಗಿರಿಜನ ಉಪಯೋಜನೆ ಅಡಿ ಸಾರಿಗೆ ಇಲಾಖೆಯಿಂದ ಶೇ 75 ರಷ್ಟು ಆರ್ಥಿಕ ಸಹಾಯ ಧನ ನೀಡಿ ಪ", "ಹಿಂದಿರುವ ಮಂಜೂಷ  ದೊಳಗೆ ಸುಮಾರು ಎರಡೂವರೆ ಅಡಿ ಉದ್ದದ ಸೇರಿನಾಕಾರದ ಐದಾರು ಹಿತ್ತಾಳೆ ಕೊಳವೆಗಳನ್ನು ಇಡಲಾಗಿದೆ", "೦4 ಟಿಎಂಸಿ ಅಡಿ ನೀರು ಕೇಳಿದ್ದೆವು", "* ಪ್ರತ್ಯೇಕ ಧರ್ಮಕ್ಕೆ ಒಳಗಾಗುವವರಿಗೆ ಧಾರ್ಮಿಕ ಅಲ್ಪಸಂಖ್ಯಾತ ಸ್ಥಾನಮಾನ * ಕರ್ನಾಟಕ ಅಲ್ಪಸಂಖ್ಯಾತ ಕಾಯ್ದೆಯ ಸೆಕ್ಷನ್ 2ಡಿ ಅಡಿ ಶಿಫಾರಸು * ಕೇಂದ್ರದ ಅಲ್ಪಸಂಖ್ಯಾತ ಆಯೋಗದ 2 ಸಿ ಕಾಯ್ದೆ ಅನ್ವಯ ಅಲ್ಪಸಂಖ್ಯಾತರ ಸ್ಥಾನಮಾನ ಯಾರಿಗೆ", "2008ರಲ್ಲಿ ಜಾರಿಗೊಂಡ ‘ಛತ್ರಪತಿ ಶಿವಾಜಿ ಮಹಾರಾಜ್ ಸನ್ಮಾನ್ ಯೋಜನೆ’ ಅಡಿ ಈ ರೈತರ ಸಾಲವನ್ನು ಮನ್ನಾ ಮಾಡಲಾಗುವುದು ಎಂದರು", "ವಿಮಾನವನ್ನು ತಾವೇ ಉಡಾವಣೆ ಮಾಡಿದರಾದರೂ 50 ಅಡಿ ಏರಿದ ಮೇಲೆ ಅದು ಅಪಘಾತಕ್ಕೆ ಈಡಾಯಿತು", "ಈಗ ಅದು ಸಮುದ್ರದಿಂದ 3000 ಅಡಿ ಎತ್ತರದಲ್ಲಿ ಪಶ್ಚಿಮಘಟ್ಟದ ಗುಡ್ಡ ಏರಿ ನಿಂತು ಬಾವಿ ಕೊರೆಯುವ ಕೆಲಸದಲ್ಲಿ ಮಗ್ನವಾಗಿದೆ", "ಈ ಬಂಕರ್ 5000 ಚದರ ಅಡಿ ವಿಸ್ತೀರ್ಣ ಹೊಂದಿದ್ದು ಶೆಲ್ ಸ್ಟೋರ್ ಗಲ್ ಶೆಲ್ ಕ್ಯಾಟ್ರಿಡ್ಜ್ ಸ್ಟೋರ್ ಶೆಲ್ ಲಿಫ್ಟ್ ಪಂಪ್ ವರ್ಕ್ಶಾಪ್ ಎಂಬ ಫಲಕಗಳ ಕೊಠಡಿಗಳಿವೆ", "ರಂಗಮಂದಿರದ ಎದುರಿನ ಕಾರಂಜಿ ಇರುವ ಸ್ಥಳದಲ್ಲೇ ಸುಮಾರು ಐದು ಅಡಿ ಎತ್ತರದ ಬೆಡ್ ಮಾಡಿ ಅದರ ಮೇಲೆ ಪ್ರತಿಮೆ ಪ್ರತಿಷ್ಠಾಪನೆ ಮಾಡಲು ಸಿದ್ಧತೆಗಳು ನಡೆದಿವೆ~ ಎನ್ನುತ್ತಾರೆ ಹರಿಕುಮಾರ್", "ಸಮುದ್ರ ಮಟ್ಟದಿಂದ ಸುಮಾರು 3240 ಅಡಿ ಎತ್ತರದಲ್ಲಿದ್ದು ಸುಮಾರು 5 ಎಕರೆ ಪ್ರದೇಶದಲ್ಲಿ ಎಂಟು ಕೋನದ ನಕ್ಷಾತ್ರಾಕಾರದಲ್ಲಿ ನಿರ್ಮಿಸಲ್ಪಟ್ಟಿದೆ", "ಬಾಲ ಅವರು ಐದಾರು ಲಕ್ಷ ಅಡಿ ಶೂಟ್ ಮಾಡಿಕೊಂಡು ಬರೋರು", "ಅಂದ್ರೆ ಬರೀ ಓಡೋದಲ್ಲ ಅಲ್ಲಿ ಇನ್ನು ಏನೇನು ಮಾಡ್ತಾರೆ ಅನ್ನೊಡನ್ನ ಚೆನ್ನಾಗಿ ತಿಳಿಸಿದ್ದೀರಿ ಪ್ರತೀ ಫೊಟೊ ವಿಭಿನ್ನ ಅದರ ಅಡಿ ಶೀರ್ಷಿಕೆಗಳು ಕೂಡ", "ಬಿನ ಲಕ್ಕೇಗೌಡ 27 ವರ್ಷ 55 ಅಡಿ ಎತ್ತರ ಎಣ್ಣೆಗೆಂಪು ಬಣ್ಣ ಸಾಧಾರಣ ಮೈಕಟ್ಟು ಕನ್ನಡ ಭಾಷೆ ಮಾತನಾಡುತ್ತಾಳೆ", "70 ಟಿಎಂಸಿ ಅಡಿ ನೀರು ಲಭ್ಯವಿದೆ", "ರಾಷ್ಟ್ರೀಯ ಸಾರಿಗೆ ನೀತಿ ಅಡಿ ರಾಜ್ಯಗಳ ಒಪ್ಪಿಗೆ ಇಲ್ಲದೇ ಕೇವಲ ಅಭಿಪ್ರಾಯವಷ್ಟೇ ಪಡೆದು ಹೊಸ ನೀತಿಯನ್ನು ಕೇಂದ್ರ ಜಾರಿಗೆ ತರಬಹುದು", "ಆಲ್ ಮೈ ಲವ್ ಅಡಿ", "ಅಡಿ ಟಿಪ್ಪಣಿ ಇದಲ್ಲದೆ ಈ ಕಾಲದಲ್ಲಿ ಒಳವಿಭಾಗಗಳಾಗಿ ಮನ್ವಂತರ ಸಂಧ್ಯಸಂಧ್ಯಾಂಶಗಳಿವೆ", "ಸರಿಯಾದ ನಿರ್ಧಾರ _ ಪ್ರಜಾವಾಣಿ ಸರಿಯಾದ ನಿರ್ಧಾರ ಕೇಂದ್ರ ಮಾನವ ಸಂಪನ್ಮೂಲ ಅಭಿವೃದ್ಧಿ ಸಚಿವಾಲಯವು ಸಿಬಿಎಸ್ಇ ಮಾನ್ಯತೆ ಪಡೆದ ಶಾಲೆಗಳಲ್ಲಿ ತ್ರಿಭಾಷಾ ಸೂತ್ರದ ಅಡಿ ಇಲ್ಲಿಯವರೆಗೆ ಜಾರಿಯಲ್ಲಿದ್ದ ವಿದೇಶಿ ಭಾಷೆ ಕಲಿಸುವುದಕ್ಕೆ ಬ್ರೇಕ್ ಹಾಕಲು ನಿರ್ಧರಿಸಿರುವುದು ವಿವೇಕಯುತ ನಿರ್ಧಾರವಾಗಿದೆ", "5060 ಅಡಿ ಎತ್ತರದ ಅಡಿಕೆ ಮರದ ತುದಿಯಿಂದ ಸಂಭ್ರಮದಿಂದಲೇ ಇಳಿದು ಬಂದ ಅಪ್ಪ ಜಗತ್ತನ್ನು ಗೆದ್ದಷ್ಟು ಸಂತಸದಿಂದ ನನ್ನನ್ನು ನೋಡಿದ್ದರು", "201314ನೇ ಸಾಲಿನಲ್ಲಿ ಮುಖ್ಯಮಂತ್ರಿ ಗ್ರಾಮೀಣ ರಸ್ತೆ ಅಭಿವೃದ್ಧಿ ಯೋಜನೆ ಲೆಕ್ಕ ಶೀರ್ಷಿಕೆ  3054  ಅಡಿ ಗದಗ ಜಿಲ್ಲೆ ಗದಗ ಮತಕ್ಷೇತ್ರದ ಗ್ರಾಮಗಳ ರಸ್ತೆ ಮತ್ತು ಚರಂಡಿ ಕಾಮಗಾರಿಗಳಿಗೆ ಅನುದಾನ ಹಂಚಿಕೆ ಮಾಡಿದ ಆದೇಶದಲ್ಲಿನ ತಿದ್ದುಪಡಿ ಬಗ್ಗೆ", "2600 ಅಡಿ ಎತ್ತರದಲ್ಲಿರುವ ಮಾಥೆರಾನ್ ಅಕ್ಷರಶಃ ಹಣೆಯ ಮೇಲಿರುವ ಕಾಡು ಎಂದು ಅರ್ಥೈಸುವಂತಿದೆ", "ರೈತರಿಗೆ 45 ಕೋಟಿ ಸಹಾಯಧನ ಧನ ವಿತರಣೆ ಅರಮನೆ ನಗರಿಗೆ ಸಿದ್ದರಾಮಯ್ಯ ಸರ್ಕಾರದ ಕೊಡುಗೆಗಳು ಕೃಷಿ ಭಾಗ್ಯ ಅಡಿ 4647 ಲಕ್ಷ ಸಹಾಯಧನ ಪ್ರಸಕ್ತ ಸಾಲಿನಲ್ಲಿ ಕೃಷಿ ಯಾಂತ್ರೀಕರಣ ಯೋಜನೆಯಡಿ ಸದರಿ ಯೋಜನೆಯಡಿ ಇದುವರೆಗೂ ರೂ", "ನಮ್ಮ ಪ್ರೀತಿಯ @143 ಅವರಿಗೆ ನ… ಶ್ರೀ @ ಜೀ ಅವರು ಇಂದು ಸಮಾಜ ಕಲ್ಯಾಣ ಇಲಾಖೆಯ ಕರ್ನಾಟಕ ವಸತಿ ಶಿಕ್ಷಣ ಸಂಸ್ಥೆಗಳ ಸಂಘ #ದ ಅಡಿ ಬರು… @ #ಡಿಬಾಸ್ ರವರ #ಯಜಮಾನ ಸಿನಿಮಾದ ಮೂಲಕ ನಿರ್ದೇಶಕರಾದ #ವಿ", "ಸಮುದ್ರ ಮಟ್ಟದಿಂದ ಸುಮಾರು 3600 ಅಡಿ ಎತ್ತರದಲ್ಲಿರುವ ಇದು ಪ್ರಕೃತಿದತ್ತವಾದ ಸುಂದರ ತಾಣವಾಗಿದೆ", "ಆದರೂ ಕೇವಲ ಎರಡು ಅಡಿ ದೂರದಿಂದಲೇ ಮೂರು ಗುಂಡು ಹಾರಿಸಿದೆ", "ಎರಡನೇ ಜೆಎಂಎಫ್ಸಿ ನ್ಯಾಯಾಲಯದ ಪಬ್ಲಿಕ್ ಪ್ರಾಸಿಕ್ಯೂಟರ್ ಮೇ 5ರಂದು ಅಪರಾಧ ದಂಡ ಪ್ರಕ್ರಿಯಾ ಸಂಹಿತೆಯ ವಿವಿಧ ಸೆಕ್ಷನ್ಗಳ ಅಡಿ ಮೇಲ್ಮನವಿ ಸಲ್ಲಿಸಿದ್ದಾರೆ", "ಆಗ್ರಹ 30 ಅಡಿ ವ್ಯಾಪ್ತಿ ಒಳಗೆ ಖಾಲಿ ನಿವೇಶನ ಹೊಂದಿರುವ ಬಡವರಿಗೆ ಪರಿಹಾರ ಒದಗಿಸುವಂತೆ ತೀರ್ಥಹಳ್ಳಿ ಮಾದರಿಯಲ್ಲಿ ಪರಿಹಾರ ನೀಡುವಂತೆ ಪರಿಹಾರದ ಕುರಿತು ಅಳತೆ ದರ ಮೊದಲಾದ ವಿವರಗಳನ್ನು ಸ್ಪಷ್ಟವಾಗಿ ಒದಗಿಸುವಂತೆ ಸಭೆಯಲ್ಲಿದ್ದ ಸಾರ್ವಜನಿಕರು ಆಗ್ರಹಿಸಿದರು", "ಜಲಾಶಯ ತುಂಬಲು ಇನ್ನು ಕೇವಲ 7 ಅಡಿ ಮಾತ್ರ ಬಾಕಿ ಇದೆ", "ಪ್ರತಿ ಮನೆ 295 ಚದರ ಅಡಿ ವಿಸ್ತೀರ್ಣ ಇರಲಿದೆ", "1 ಅಡಿ ಪ್ರಮಾಣದಲ್ಲಿ ನೀರು ಹರಿಸಿಲ್ಲ", "ಎರಡು ಅಡಿ ಆಳದ ನೂರಾರು ಗುಂಡಿಗಳು ಇವೆ", "93 ಸೀಟುಗಳ ಪೈಕಿ ಗುಲ್ಬರ್ಗದ ಇಎಸ್ಐನಲ್ಲಿ 42 ಬೆಂಗಳೂರಿನ ಇಎಸ್ಐನಲ್ಲಿ 7 ಅಖಿಲ ಭಾರತ ಕೋಟಾ ಅಡಿ ಖಾಲಿ ಉಳಿದಿರುವ 40 ಸೀಟುಗಳೂ ಸೇರಿವೆ ಎಂದು ಹೇಳಿದರು", "ಸದಾ ಅರಿಣಿಯಲ್ಲಿ ಒಂದೆರಡು ಅಡಿ ಎತ್ತರದಿಂದ ನೀರು ಬೀಳುತ್ತಲೇ ಇರುತ್ತದೆ", "ಇದನ್ನು ಗಮನಿಸದೆ ಬಂದ ಹಸುವೊಂದು 3 ಅಡಿ ಅಗಲ 6 ಅಡಿ ಆಳವಿರುವ ಶೌಚಾಲಯದ ಗುಂಡಿಗೆ ಬಿದ್ದಿದೆ", "38 ಟಿಎಂಸಿ ಅಡಿ ನೀರನ್ನು ಬಳಸಲು ಅದು ಉದ್ದೇಶಿಸಿದೆ", "ಕೊಯಮತ್ತೂರು/ಕೊಚ್ಚಿ ಕೊಯ ಮತ್ತೂರಿನ ವ್ಯಕ್ತಿಯೊಬ್ಬರ ಬಿಎಂಡಬ್ಲೂ ಕಾರ್ನಲ್ಲಿ 5 ಅಡಿ ಉದ್ದದ ನಾಗರಹಾವು ಇದ್ದದ್ದು ಪತ್ತೆಯಾಗಿದೆ", "ಕಾಣೆಯಾದ ಹುಡುಗಿಯ ಚಹರೆ ಕು__ ರೂಪ ಬಿನ್ ರಾಜು 16 ವರ್ಷ 5 ಅಡಿ ಎತ್ತರ ಎಣ್ಣೆಗೆಂಪು ಸಾಧಾರಣ ಮೈಕಟ್ಟು ಮನೆಯಿಂದ ಹೋಗುವಾಗ ಹಸಿರು ಬಣ್ಣದ ಚೂಡಿದಾರ ಧರಿಸಿರುತ್ತಾಳೆ", "ಆಡಿ ನಲಿದಾಡಬೇಕಾದ ಮಕ್ಕಳಲ್ಲಿ ನಗು ಕಾಣಲಿಕ್ಕಾಗಿ ಈ ಯೋಜನೆ ಅಡಿ ರಾಜ್ಯ ಅಥವಾ ಹೊರ ರಾಜ್ಯಗಳ ಮಕ್ಕಳಿಗೂ ಚಿಕಿತ್ಸೆ ನೀಡಲಾಗುತ್ತದೆ’ ಎನ್ನುತ್ತಾರೆ", "ಇವರು ಗೋಧಿ ಮೈಬಣ್ಣ ಹೊಂದಿದ್ದು ಕೋಲು ಮುಖ ಸಾಧಾರಣ ಮೈಕಟ್ಟು ಎತ್ತರ 5 ಅಡಿ ಇದ್ದು ಇಂಗ್ಲೀಷ್ಹಿಂದಿ ತೆಲುಗು ಭಾಷೆಯನ್ನು ಮಾತನಾಡುತ್ತಾರೆ", "ಸಿ ಅಡಿ ನೀರನ್ನು ಬಿಡುವಂತೆ ಆದೇಶಿರುವುದು `ಗಾಯದ ಮೇಲೆ ಬರೆ ಎಳೆದಂತೆ ಆಗಿದೆ ಎಂದು ರೈತರು ಕುಪಿತರಾಗಿದ್ದಾರೆ", "25ರ ಅಡಿ ಹೆಚ್ಚು ಅರ್ಜಿಗಳು ಬಂದಲ್ಲಿ ಪಾಲಕ ಪೋಷಕರ ಹಾಗೂ ಇಲಾಖೆ ಪ್ರತಿನಿಧಿಗಳ ಸಮ್ಮುಖದಲ್ಲಿ ಲಾಟರಿ ಮೂಲಕ ಆಯ್ಕೆ ಮಾಡಬೇಕು", "ಚಿತ್ರ ಸಂಪುಟ ಹಿಂದಿನ ಲೇಖನಗಳು  ಟ್ಯೂಬ್ ಲೈಟ್ ಆಟ ಆಡಿ ಬಹುಮಾನ ನಿಮ್ಮದಾಗಿಸಿಕೊಳ್ಳಿ ನಾಲ್ಕು ವರ್ಷದ ಕೆಳಗೆ ‘ಟ್ಯೂಬ್ ಲೈಟ್’ ಅಡಿ ಬರಹದಲ್ಲಿ ಜಿಂಗ್ ಚಾಕ್ ಜಿಗಿ ಜಿಗಿ ಚಾಕ್ ಎನ್ನುವ ಚಿತ್ರವು ಸೆಟ್ಟೇರಿದಾಗ ಎಲ್ಲರೂ ಹೊಸಬರಾಗಿದ್ದರು", "270 ಗಿಡ ಹೆಕ್ಟೇರ್ಗೆ ನಾಟಿ ಮಾಡುವ ಸಂಖ್ಯೆ 6 ಅಡಿ ಗಿಡ ನಾಟಿ ಮಾಡುವ ಅಂತರ 4 ಎಕರೆಗೆ 5", "‘ಅಲ್ಪಸಂಖ್ಯಾತರ ಆಯೋಗದ ಕಾಯ್ದೆ 1994ರ ಕಲಂ 2 ಡಿ ಅಡಿ 2007ರಲ್ಲಿ ಜೈನ ಬೌದ್ಧ ಮತ್ತು ಸಿಖ್ ಧರ್ಮಗಳಿಗೆ ರಾಜ್ಯದಲ್ಲಿ ಧಾರ್ಮಿಕ ಅಲ್ಪಸಂಖ್ಯಾತರ ಮಾನ್ಯತೆ ನೀಡಲಾಗಿದೆ", "ಬೆಂಗಳೂರು ಕೆಆರ್ ಎಸ್ ಅನ್ನು ಅಮೆರಿಕದ ಡಿಸ್ನಿಲ್ಯಾಂಡ್ನಂತೆ ಅಭಿವೃದ್ಧಿಪಡಿಸುವ ಮಹತ್ವಾಕಾಂಕ್ಷೆಯ ಯೋಜನೆಯ ಭಾಗವಾಗಿ ಅಲ್ಲಿ ಕಾವೇರಿ ತಾಯಿಯ 350 ಅಡಿ ಎತ್ತರದ ಪ್ರತಿಮೆ ನಿರ್ಮಾಣಕ್ಕೆ ರಾಜ್ಯ ಸರ್ಕಾರ ಮುಂದಾಗಿದೆ", "ಮನವಿ ಪತ್ರದಲ್ಲಿನ ಇತರೆ ಪ್ರಮುಖ ಅಂಶಗಳು ತನಿಖೆಯ ನಂತರ ತನಿಖೆಯ ವರದಿಯ ಪ್ರತಿಯನ್ನು ದೂರುದಾರರಿಗೆ ಅವರ ಹಕ್ಕಾಗಿ ನೀಡುವ ಬದಲು ಮಾಹಿತಿ ಹಕ್ಕು ಕಾಯ್ದೆಯ ಅಡಿ ಅರ್ಜಿ ಸಲ್ಲಿಸುವಂತೆ ಹೇಳಲಾಗುತ್ತಿದೆ", "ವಿದ್ಯುತ್ ಉತ್ಪಾದನೆಗೆ ಕ್ರಮ ವಿದ್ಯುತ್ ಅಭಾವವನ್ನು ನೀಗಿಸಲು ಕರ್ನಾಟಕ ವಿದ್ಯುತ್ ನಿಗಮದಿಂದ ನೂತನವಾಗಿ ಜಲ ವಿದ್ಯುತ್ ಉತ್ಪಾದನೆಗೆ ಶರಾವತಿ ಪಂಪ್ಡ್ ಸ್ಟೋರೇಜ್ ಸ್ಕೀಮ್ ಅಡಿ 2ಸಾವಿರ ಮೆ", "70 ಮತದಾನ » ಪುರವಣಿಗಳು » ಐಸಿರಿ ಮೊಬೈಲ್ ಮನೆ ಆಡಿಸಿ ನೋಡು ಬೀಳಿಸಿ ನೋಡು ಉದುರಿ ಹೋಗದು ಒಮ್ಮೆ ಒಂದು ಮನೆಯನ್ನು ನಿರಾಯಾಸವಾಗಿ ಒಂದೆರಡು ಅಡಿ ದೂಡಬಹುದಾದರೆ ಅದನ್ನು ನೂರಾರು ಕಿಲೋ ಮೀಟರ್ ಹೊತ್ತು ಹೋದರೂ ಏನೂ ಆಗುವುದಿಲ್ಲ", "ವಿಧಾನಸಭೆಯಲ್ಲಿ ಅಳವಡಿಸಿರುವ ಭಾವಚಿತ್ರಗಳು ಎರಡುವರೆ ಅಡಿ ಎತ್ತರ ಮತ್ತು ಒಂದುವರೆ ಅಡಿ ಅಗಲವಿವೆ", "ಅವರೆಲ್ಲ ಸರಾಸರಿ ಐದು ಅಡಿ ದಾಟಿದವರೇ ಅಲ್ಲ ನಡೆದಾಡುವ ಅಸ್ತಿಪಂಜರಗಳಂತೆ ದೇಹ", "ಬಟ್ಟೆ    ಹಿಂದೆ  1 1/4 ಗಜ ಅಂದರೆ 3 ಅಡಿ", "ಅಡಿ ಕೊಳವೆ ಬಾವಿ ಕೊರೆದರೂ ನೀರಿಲ್ಲದೆ ಜಿಲ್ಲೆಯು ಕೆಲವೇ ವರ್ಷಗಳಲ್ಲಿ ಮರುಭೂಮಿಯಾಗಲಿದೆ", "–      >  >  > ಮದುವೆಗಾಗಿ 60 ಅಡಿ ಮರವೇರಿ ಕುಳಿತ ಯುವಕ", "ಆಗಾಗ ಸೌಟಿನಲ್ಲಿ ಕಲಕುತ್ತಿರಿ ಇಲ್ಲವಾದಲ್ಲಿ ಅದು ಅಡಿ ಹಿಡಿಯುತ್ತದೆ", "ಬಹಳಷ್ಟು ರಸ್ತೆಗಳಲ್ಲಿ 4–5 ಅಡಿ ನೀರು ನಿಂತಿತ್ತು", "5 ಅಡಿ ಎತ್ತರ ಇವರು ದಿನಾಂಕ 09022013 ರಂದು ಬೆಳಿಗ್ಗೆ 0930 ಗಂಟೆಯಲ್ಲ್ಲ್ಲಿಕ್ಯಾತನಹಳ್ಳಿ ಗ್ರಾಮ ಪಾಂಡವಪುರ ತಾಲ್ಲೂಕಿನಿಂದ ಕಾಣೆಯಾಗಿರುತ್ತಾರೆ ಪತ್ತೆ ಮಾಡಿಕೊಡಿ ಎಂದು ನೀಡಿದ ದೂರಿನ ಮೇರೆಗೆ ಪ್ರಕರಣ ದಾಖಲಿಸಲಾಗಿದೆ", "ಒಂದು ವೈಜ್ಞಾನಿಕ ಅಂದಾಜಿನಂತೆ ಕಡಲ ಜಲದಲ್ಲಿರುವ ಎಲ್ಲ ಉಪ್ಪನ್ನೂ ಬೇರ್ಪಡಿಸಿ ಧರೆಯ ಇಡೀ ನೆಲಾವಾರದ ಮೇಲೆ ಸಮನಾಗಿ ಹರಡಿದರೆ ಆ ಉಪ್ಪಿನ ಪದರದ ಎತ್ತರ ಐದು ನೂರು ಅಡಿ ಮುಟ್ಟುತ್ತದೆ", "ಆರ್ಥಿಕವಾಗಿ ಹಿಂದುಳಿದವರಿಗೆ ಹೊಸ ಮನೆಗಳನ್ನು ನಿರ್ಮಿಸುವ ಉದ್ದೇಶಕ್ಕಾಗಿ ಈಜಿಪುರದಲ್ಲಿ ಸುಮಾರು 15 ಅಡಿ ಆಳದ ಗುಂಡಿ ತೆಗೆಯಲಾಗಿದೆ", "ಭಾರತೀಯ ದಂಡ ಸಂಹಿತೆ 376 503 ಮತ್ತು 420ರ ಅಡಿ ಮಹಿಳೆ ನೀಡಿದ ದೂರಿನ ಆಧಾರದಲ್ಲಿ ಪ್ರಕರಣ ದಾಖಲಿಸಲಾಗಿದೆ", "ಒಂದು ಅರ್ಧ ಅಡಿ ಆಳ ಅರ್ಧ ಅಡಿ ಸುತ್ತಳತೆಯ ಗುಂಡಿ ನಿರ್ಮಿಸಿ ಗಿಡದಿಂದ ಗಿಡಕ್ಕೆ ಸರಿ ಸುಮಾರು ಎರಡು ಅಡಿ ಅಂತರದಲ್ಲಿ ಬರುವಂತೆ ಕೆಸುವಿನ ಬೀಜ ನಾಟಿ ಮಾಡಿದ್ದಾರೆ", "ಗ್ರಾಮೀಣ ರಸ್ತೆ ಅಭಿವೃದ್ದಿ ಯೋಜನೆ ಲೆಕ್ಕ ಶೀರ್ಷಿಕೆ 305480196103300 ಯೋಜನೆ  ಅಡಿ ಚಿಕ್ಕಬಳ್ಳಾಪುರ ಜಿಲ್ಲೆ ಬಾಗೇಪಲ್ಲಿ ವಿಧಾನಸಭಾ ಕ್ಷೇತ್ರದ ರಸ್ತೆ ಅಭಿವೃದ್ದಿ ಕಾಮಗಾರಿಗಳ ಬಾಕಿ ಬಿಲ್ ಪಾವತಿಗೆ ಅನುದಾನ ಬಿಡುಗಡೆ ಮಾಡುವ ಕುರಿತು", "ವ್ಯಾಪ್ತಿಯಲ್ಲಿ ಉದ್ಯೋಗ ಖಾತ್ರಿ ಯೋಜನೆ ಅಡಿ ಯಲ್ಲಿ ಕೆಲಸವಾಗದೆ ಬಿಲ್ ಮಾಡಲಾಗಿದೆ ಹಾಗೂ ಫುಟ್ಪಾತ್ ಅಂಗಡಿ ತೆರವು ಮಾಡುವಾಗ ಪಟ್ಟಣ ಪಂಚಾಯಿತಿ ಸದಸ್ಯರ ಸಹೋದರನ ಅಂಗಡಿಯನ್ನು ಮಾತ್ರ ಉಳಿಸಿದ್ದಾರೆ ದೂರು ನೀಡಲಾಯಿತು", "ಮಳೆಯ ಹೊಡೆತಕ್ಕೆ ಸಡಿಲಗೊಂಡಿದ್ದ ಮಣ್ಣು 20 ಅಡಿ ಎತ್ತರದಿಂದ ಏಕಾಏಕಿ ಕುಸಿದು ಬಿದ್ದಿದೆ", "5 ಅಡಿ ಉದ್ದ ಮತ್ತು 5", "್ಙ102 ಕೋಟಿ ವೆಚ್ಚದ ಈ ಯೋಜನೆ ಅಡಿ ತರೀಕೆರೆ ತಾಲ್ಲೂಕಿನ ಅಮೃತಾಪುರ ಹೋಬಳಿಯ 57 ಹಾಗೂ ಚನ್ನಗಿರಿ ತಾಲ್ಲೂಕು ಉಬ್ರಾಣಿ ಹೋಬಳಿಯ 89 ಕೆರೆಗಳಿಗೆ ನೀರು ಹರಿಸಲಾಗುತ್ತಿದೆ", "ಬ್ಯಾಂಕಿಗೆ 25 ಅಡಿ ಉದ್ದದ ಸುರಂಗ ಕೊರೆದು 40 ಲಕ್ಷ ರೂ", "ವಿ ಒಡೆತನ ವಿವಾದ ‘ಸುಪ್ರೀಂ’ ಆತಂಕ _   ಆಗಸ್ಟ್ 16 ರ ರಾತ್ರಿಯಂತೂ ಈ ಭಾಗದಲ್ಲಿ ಓಡಾಡುವ ಜನರ ವಾಹನಗಳು ರಸ್ತೆಯ ತುಂಬ ತುಂಬಿರುವ ಐದಾರು ಅಡಿ ಎತ್ತರದ ನೊರೆಯನ್ನು ತೂರಿಕೊಂಡು ಹೋಗಬೇಕಾದ ಪರಿಸ್ಥಿತಿ ಏರ್ಪಟ್ಟಿತ್ತು", "1500 ಚದರ ಅಡಿ ವಿಸ್ತೀರ್ಣದಲ್ಲಿ ಒಂದಿಂಚು ಜಾಗವೂ ವ್ಯರ್ಥವಾಗದಂತೆ ನಿರ್ಮಿಸಿರುವ ಈ ಪರಿಸರ ಪ್ರೇಮಿಯ ಮನೆ ಬೆರಗು ಹುಟ್ಟಿಸುತ್ತದೆ", "ಪ್ರತಿ ಬೆಡ್ 600 ಚದರ ಅಡಿ ಮಿನಿ ಫಾರ್ಮ್ ಹೊಂದಿರುತ್ತದೆ", "ಮುಖ್ಯಮಂತ್ರಿ ಗ್ರಾಮೀಣ ರಸ್ತೆ ಅಭಿವೃದ್ದಿ ಯೋಜನೆ ಲೆಕ್ಕ ಶೀರ್ಷಿಕೆ 305480196103300  ಅಡಿ ಚಿಕ್ಕಮಗಳೂರು ಜಿಲ್ಲೆ ಕಡೂರು ತಾಲ್ಲೂಕು ವ್ಯಾಪ್ತಿಯ ರಸ್ತೆ ಅಭಿವೃದ್ದಿ ಕಾಮಗಾರಿಯ ಬಾಕಿ ಬಿಲ್ ಪಾವತಿಗೆ ಅನುದಾನ ಬಿಡುಗಡೆ ಮಾಡುವ ಕುರಿತು", "ಬೆಳಗಾವಿ ಸ್ಮಾರ್ಟ್ ಸಿಟಿ ಯೋಜನೆ ಅಡಿ ಇಲ್ಲಿನ ಕೆಪಿಟಿಸಿಎಲ್ ಹಾಗೂ ಮಂಡೊಳ್ಳಿ ರಸ್ತೆ ಅಭಿವೃದ್ಧಿಪಡಿಸುವುದು ಹಾಗೂ ವ್ಯಾಕ್ಸಿನ್ ಡಿಪೊದಲ್ಲಿ ಚೆಕ್ಡ್ಯಾಂ ನಿರ್ಮಿಸುವ ಕಾಮಗಾರಿಗೆ ಜಿಲ್ಲಾ ಉಸ್ತುವಾರಿ ಸಚಿವ ರಮೇಶ ಜಾರಕಿಹೊಳಿ ಚಾಲನೆ ನೀಡಿದರು", "ಇವುಗಳಿಂದ ನಿಮ್ಮ ಅಡಿ ಕೆಲವು ಸ್ವಾತಂತ್ರ್ಯ", "30 ರಿಂದ 50 ಅಡಿ ಎತ್ತರದ ಕಟೌಟ್ ಗಳು ರೆಡಿಯಾಗಿವೆ", "ನುಗ್ಗೆ ಕಾಯಿ ಅಂದಾಜು ಒಂದರಿಂದ ಎರಡು ಅಡಿ ಉದ್ದವಿರುತ್ತದೆ", "ಪುರಸಭೆಯ ಎಸ್ಎಫ್ಸಿ ಯೋಜನೆ ಅಡಿ ಐವರು ಪ್ರತಿಭಾವಂತ ವಿದ್ಯಾರ್ಥಿಗಳಿಗೆ ವಿದ್ಯಾರ್ಥಿ ವೇತನ ವಿತರಿಸಲಾಯಿತು", "ಅಂತ ಕಡೆಗಳಲ್ಲೆಲ್ಲ ನರೇಗಾ ಯೋಜನೆ ಅಡಿ ಮಲ್ಟಿಚೆಕ್ಡ್ಯಾಂಗಳ ನಿರ್ಮಾಣಕ್ಕೆ ಕ್ರಮಕೈಗೊಳ್ಳಲಾಗುವುದು", "ಆದರೆ ಈ ವರ್ಷ ನಿಯಮದಲ್ಲಿ ಸ್ವಲ್ಪ ಸಡಿಲ ಮಾಡಲಾಗಿದ್ದು ಆರ್ಟಿಇ ಅಡಿ ಅರ್ಜಿ ಸಲ್ಲಿಸುವವರು ಒಂದೇ ಅರ್ಜಿಯಲ್ಲಿ ಎಷ್ಟು ಶಾಲೆಯನ್ನು ಬೇಕಾದರೂ ಆಯ್ಕೆ ಮಾಡಿಕೊಳ್ಳಬಹುದು", "ಒಂದು ಅರ್ಧ ಅಡಿ ಆಳ ಅರ್ಧ ಅಡಿ ಸುತ್ತಳತೆಯ ಗುಂಡಿ ನಿರ್ಮಿಸಿ ಗಿಡದಿಂದ ಗಿಡಕ್ಕೆ ಸರಿ ಸುಮಾರು ಎರಡು ಅಡಿ ಅಂತರದಲ್ಲಿ ಬರುವಂತೆ ಕೆಸುವಿನ ಬೀಜ ನಾಟಿ ಮಾಡಿದ್ದಾರೆ", "ಇಲ್ಲಿನ ಬೇಜೈ ನಗದರಲ್ಲಿ ರಸ್ತೆ ಇದ್ದಕ್ಕಿದ್ದಂತೆ ಕುಸಿದು ಸುಮಾರು 32 ಅಡಿ ಅಗಲ ಹಾಗೂ 6 ಅಡಿ ಆಳದ ಗುಂಡಿ ನಿರ್ಮಾಣವಾಗಿದೆ", "ಗುಂಡಿ ಪದ್ಧತಿ  ನೆಲದಲ್ಲಿ ಸಾಮಾನ್ಯವಾಗಿ 3 ರಿಂದ 4 ಅಡಿ ಅಗಲ", "ಮೊಬೈಲ್ ನೋಡುತ್ತ ಗಾಡಿ ಚಲಾಯಿಸುತ್ತಿದ್ದ ಈ ಭೂಪ ಮುಂದೆ ಗುಂಡಿ ಇರೋದನ್ನ ನೋಡದೇ ಬೈಕ್ ಸಮೇತ ನೇರವಾಗಿ 32 ಅಡಿ ಅಗಲ 6 ಅಡಿ ಆಳದ ಗುಂಡಿಯೊಳಕ್ಕೆ ಬಿದ್ದಿದ್ದಾನೆ", "ಅದ್ರಲ್ಲಿ ಮಧ್ಯ ಮಧ್ಯ ಒಂದು ೩ ಸೆಂಟೀ ಮೀಟರ್ ಅಷ್ಟು ಆಳದ ಗುಂಡಿ ಕೊರದ್ದ ೨೩ ಅಡಿ ಬಿಟ್ಬಿಟ್ಟು", "ಮುಖ್ಯಮಂತ್ರಿ ಗ್ರಾಮೀಣ ರಸ್ತೆ ಅಭಿವೃದ್ಧಿ ಯೋಜನೆ ಲೆಕ್ಕ ಶೀರ್ಷಿಕೆ 305480196101300ಯೋಜನೇತರ ಅಡಿ ಉತ್ತರ ಕನ್ನಡ ಜಿಲ್ಲೆ ಕುಮಟಾಹೊನ್ನಾವರ ವಿಧಾನಸಭಾ ಕ್ಷೇತ್ರದ ಹೊನ್ನಾವರ ತಾಲ್ಲೂಕಿನ ಸಾಲ್ಕೋಡು ಗ್ರಾ"], "type": "scatter", "x": [10.5, 7.074, 8.012, 7.545, 6.395, 11.96, 6.89, 6.754, 11.78, 6.916, 8.635, 10.36, 10.14, 6.789, 6.702, 7.967, 8.847, 6.952, 8.433, 9.488, 6.49, 6.72, 10.81, 7.621, 8.656, 8.252, 7.513, 7.127, 10.02, 7.189, 6.767, 8.472, 11.53, 9.378, 11.58, 12.07, 11.9, 11.93, 7.881, 11.51, 9.077, 6.401, 10.07, 7.618, 6.433, 10.64, 6.581, 9.957, 6.745, 7.627, 9.774, 8.721, 12.14, 7.006, 8.715, 11.03, 8.86, 9.847, 6.702, 9.602, 8.461, 8.965, 11.94, 12.22, 7.677, 12.36, 8.539, 6.261, 7.857, 11.63, 6.511, 9.431, 7.39, 8.802, 7.985, 9.961, 12.22, 8.361, 9.097, 10.61, 8.985, 11.97, 12.01, 11.8, 10.63, 7.445, 9.802, 6.376, 7.418, 10.37, 12.0, 9.111, 6.401, 8.085, 10.54, 10.48, 6.529, 6.382, 8.882, 7.291, 10.09, 12.4, 8.615, 6.339, 9.964, 9.68, 9.731, 9.499, 9.739, 6.887], "y": [5.304, 4.682, 4.314, 4.104, 3.7, 4.583, 4.406, 4.456, 4.758, 5.281, 3.061, 7.031, 5.424, 4.079, 4.477, 5.246, 4.231, 3.543, 4.678, 6.523, 6.103, 4.787, 4.625, 5.019, 3.597, 3.182, 3.606, 4.502, 3.118, 4.508, 3.529, 4.575, 4.663, 4.26, 4.234, 4.417, 4.274, 4.133, 3.5, 5.092, 5.154, 3.905, 4.816, 3.429, 3.744, 4.745, 4.508, 4.892, 4.633, 4.359, 4.78, 3.078, 4.445, 5.405, 4.82, 5.18, 3.881, 3.155, 3.688, 4.239, 3.992, 4.641, 4.355, 4.653, 3.994, 4.193, 4.24, 6.182, 3.311, 4.476, 3.74, 4.762, 3.591, 4.357, 3.781, 5.494, 4.242, 3.303, 3.704, 5.155, 3.606, 4.323, 4.709, 4.243, 6.393, 3.718, 2.922, 4.664, 4.221, 7.045, 4.068, 4.722, 6.047, 4.016, 5.946, 5.469, 4.493, 4.915, 3.533, 6.163, 3.226, 4.247, 4.651, 3.669, 3.102, 3.681, 2.902, 3.64, 2.88, 4.185]}], "layout": {"hovermode": "closest", "title": {"text": "UMAP Projection of Sentence Embeddings"}, "xaxis": {"title": {"text": "Dimension 1"}}, "yaxis": {"title": {"text": "Dimension 2"}}}}
